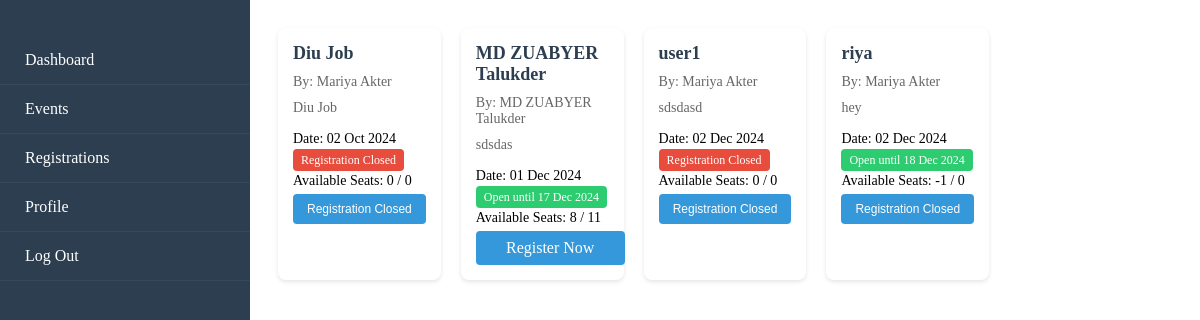
Page /pages/eventlist.php (signed in) on the committed database.
### tables this page shows
CREATE TABLE `events` (
  `id` int(11) NOT NULL,
  `name` varchar(150) NOT NULL,
  `description` text NOT NULL,
  `category` enum('Academic','Cultural','Sports','Social','Technical') NOT NULL,
  `organizer_id` int(11) NOT NULL,
  `date` date NOT NULL,
  `start_time` time NOT NULL,
  `end_time` time NOT NULL,
  `venue` varchar(150) DEFAULT NULL,
  `registration_deadline` date DEFAULT NULL,
  `max_participants` int(11) DEFAULT NULL,
  `is_approved` tinyint(1) DEFAULT 0,
  `status` enum('Draft','Published','Completed','Cancelled') DEFAULT 'Draft',
  `created_at` timestamp NOT NULL DEFAULT current_timestamp(),
  `updated_at` timestamp NOT NULL DEFAULT current_timestamp() ON UPDATE current_timestamp()
);

CREATE TABLE `users` (
  `id` int(11) NOT NULL,
  `name` varchar(100) NOT NULL,
  `email` varchar(100) NOT NULL,
  `password` varchar(255) NOT NULL,
  `role` enum('Student','Faculty','Admin') NOT NULL,
  `department` varchar(100) DEFAULT NULL,
  `university_id` varchar(50) DEFAULT NULL,
  `profile_picture` varchar(255) DEFAULT NULL,
  `phone_number` varchar(15) DEFAULT NULL,
  `created_at` timestamp NOT NULL DEFAULT current_timestamp(),
  `updated_at` timestamp NOT NULL DEFAULT current_timestamp() ON UPDATE current_timestamp()
);

### pages/eventlist.php (the view, shortened to what this page needs)
<?php
include('../includes/db.php');
$sql = "SELECT e.*, u.name as organizer_name,
        (SELECT COUNT(*) FROM Registrations WHERE event_id = e.id) as registered_count,
        (e.max_participants - (SELECT COUNT(*) FROM Registrations WHERE event_id = e.id)) as available_seats,
        (SELECT COUNT(*) FROM Registrations WHERE event_id = e.id AND user_id = {$_SESSION['user_id']}) as is_registered
        FROM Events e
        JOIN Users u ON e.organizer_id = u.id
        ORDER BY e.date ASC";
$result = $conn->query($sql);
?>
<!DOCTYPE html>
<html lang="en">
<head>
</head>
<body>
    <?php include 'studentslidebar.php'; ?>
    <div class="event-grid">
        <?php while($event = $result->fetch_assoc()): ?>
            <div class="event-card">
                <div class="event-title"><?php echo htmlspecialchars($event['name']); ?></div>
                <div class="event-organizer">By: <?php echo htmlspecialchars($event['organizer_name']); ?></div>
                <div class="event-description"><?php echo htmlspecialchars($event['description']); ?></div>
                <div class="event-info">
                    Date: <?php echo date('d M Y', strtotime($event['date'])); ?>
                </div>
                <div class="event-info">
                    <?php
                    $deadline = strtotime($event['registration_deadline']);
                    $now = time();
                    if ($now > $deadline) {
                        echo '<span class="status-closed">Registration Closed</span>';
                    } else {
                        echo '<span class="status-open">Open until ' . date('d M Y', $deadline) . '</span>';
                    }
                    ?>
                </div>
                <div class="event-info">
                    Available Seats: <?php echo $event['available_seats']; ?> / <?php echo $event['max_participants']; ?>
                </div>
                <?php if ($event['is_registered'] > 0): ?>
                    <button class="btn-register btn-registered" disabled>Already Registered</button>
                <?php elseif ($now <= $deadline && $event['available_seats'] > 0): ?>
                    <a href="../actions/register_event.php?event_id=<?php echo $event['id']; ?>"
                       class="btn-register">Register Now</a>
                <?php else: ?>
                    <button class="btn-register status-closed" disabled>Registration Closed</button>
                <?php endif; ?>
            </div>
        <?php endwhile; ?>
    </div>
</body>
</html>

### pages/eventlist.php (style rules this page uses)
.event-grid { display: grid; grid-template-columns: repeat(5, 1fr); gap: 20px; padding: 20px; margin-left: 250px; }
.event-card { background: #fff; border-radius: 8px; box-shadow: 0 2px 4px rgba(0,0,0,0.1); padding: 15px; transition: transform 0.3s ease; }
.event-title { font-size: 18px; font-weight: bold; color: #2c3e50; margin-bottom: 10px; }
.event-organizer { color: #666; font-size: 14px; margin-bottom: 10px; }
.event-description { color: #666; font-size: 14px; margin-bottom: 15px; display: -webkit-box; -webkit-line-clamp: 3; -webkit-box-orient: vertical; overflow: hidden; }
.event-info { font-size: 14px; margin-bottom: 5px; }
.status-closed { background: #e74c3c; color: #fff; padding: 4px 8px; border-radius: 4px; font-size: 12px; }
.status-open { background: #2ecc71; color: #fff; padding: 4px 8px; border-radius: 4px; font-size: 12px; }
.btn-register { display: block; width: 100%; padding: 8px; text-align: center; background: #3498db; color: #fff; border: none; border-radius: 4px; cursor: pointer; text-decoration: none; }

### rows in the picture
events: name "Diu Job", organizer.name "Mariya Akter", description "Diu Job", date "02 Oct 2024", registration_deadline "Registration Closed", available_seats "0", max_participants "0"
events: name "MD ZUABYER Talukder", organizer.name "MD ZUABYER Talukder", description "sdsdas", date "01 Dec 2024", registration_deadline "17 Dec 2024", available_seats "8", max_participants "11"
events: name "user1", organizer.name "Mariya Akter", description "sdsdasd", date "02 Dec 2024", registration_deadline "Registration Closed", available_seats "0", max_participants "0"
events: name "riya", organizer.name "Mariya Akter", description "hey", date "02 Dec 2024", registration_deadline "18 Dec 2024", available_seats "-1", max_participants "0", shows "Registration Closed"
